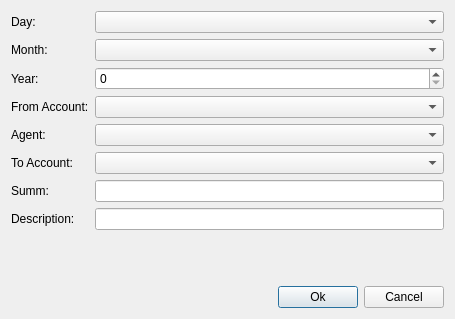
<?xml version="1.0" encoding="UTF-8"?>
<ui version="4.0">
 <class>editPlanOper</class>
 <widget class="QDialog" name="editPlanOper">
  <property name="geometry">
   <rect>
    <x>0</x>
    <y>0</y>
    <width>455</width>
    <height>319</height>
   </rect>
  </property>
  <property name="windowTitle">
   <string>Dialog</string>
  </property>
  <layout class="QVBoxLayout" name="verticalLayout">
   <item>
    <layout class="QGridLayout" name="gridLayout">
     <item row="3" column="0">
      <widget class="QLabel" name="label_4">
       <property name="text">
        <string>From Account:</string>
       </property>
      </widget>
     </item>
     <item row="0" column="0">
      <widget class="QLabel" name="label">
       <property name="text">
        <string>Day:</string>
       </property>
      </widget>
     </item>
     <item row="1" column="0">
      <widget class="QLabel" name="label_2">
       <property name="text">
        <string>Month:</string>
       </property>
      </widget>
     </item>
     <item row="2" column="0">
      <widget class="QLabel" name="label_3">
       <property name="text">
        <string>Year:</string>
       </property>
      </widget>
     </item>
     <item row="1" column="1">
      <widget class="QComboBox" name="monthBox"/>
     </item>
     <item row="7" column="1">
      <widget class="QLineEdit" name="descrEdit"/>
     </item>
     <item row="5" column="0">
      <widget class="QLabel" name="label_5">
       <property name="text">
        <string>To Account:</string>
       </property>
      </widget>
     </item>
     <item row="6" column="1">
      <widget class="QLineEdit" name="currencyEdit"/>
     </item>
     <item row="3" column="1">
      <widget class="AccountComboBox" name="fromBox"/>
     </item>
     <item row="2" column="1">
      <widget class="QSpinBox" name="yearBox"/>
     </item>
     <item row="0" column="1">
      <widget class="QComboBox" name="dayBox"/>
     </item>
     <item row="6" column="0">
      <widget class="QLabel" name="label_6">
       <property name="text">
        <string>Summ:</string>
       </property>
      </widget>
     </item>
     <item row="5" column="1">
      <widget class="AccountComboBox" name="toBox"/>
     </item>
     <item row="7" column="0">
      <widget class="QLabel" name="label_7">
       <property name="text">
        <string>Description:</string>
       </property>
      </widget>
     </item>
     <item row="4" column="0">
      <widget class="QLabel" name="label_8">
       <property name="text">
        <string>Agent:</string>
       </property>
      </widget>
     </item>
     <item row="4" column="1">
      <widget class="AgentComboBox" name="agentBox"/>
     </item>
    </layout>
   </item>
   <item>
    <spacer name="verticalSpacer">
     <property name="orientation">
      <enum>Qt::Vertical</enum>
     </property>
     <property name="sizeHint" stdset="0">
      <size>
       <width>20</width>
       <height>3</height>
      </size>
     </property>
    </spacer>
   </item>
   <item>
    <layout class="QHBoxLayout" name="horizontalLayout">
     <item>
      <spacer name="horizontalSpacer">
       <property name="orientation">
        <enum>Qt::Horizontal</enum>
       </property>
       <property name="sizeHint" stdset="0">
        <size>
         <width>40</width>
         <height>20</height>
        </size>
       </property>
      </spacer>
     </item>
     <item>
      <widget class="QPushButton" name="okButton">
       <property name="text">
        <string>Ok</string>
       </property>
      </widget>
     </item>
     <item>
      <widget class="QPushButton" name="cancelButton">
       <property name="text">
        <string>Cancel</string>
       </property>
      </widget>
     </item>
    </layout>
   </item>
  </layout>
 </widget>
 <customwidgets>
  <customwidget>
   <class>AccountComboBox</class>
   <extends>QComboBox</extends>
   <header location="global">accountcombobox.h</header>
  </customwidget>
  <customwidget>
   <class>AgentComboBox</class>
   <extends>QComboBox</extends>
   <header location="global">agentcombobox.h</header>
  </customwidget>
 </customwidgets>
 <resources/>
 <connections/>
</ui>
